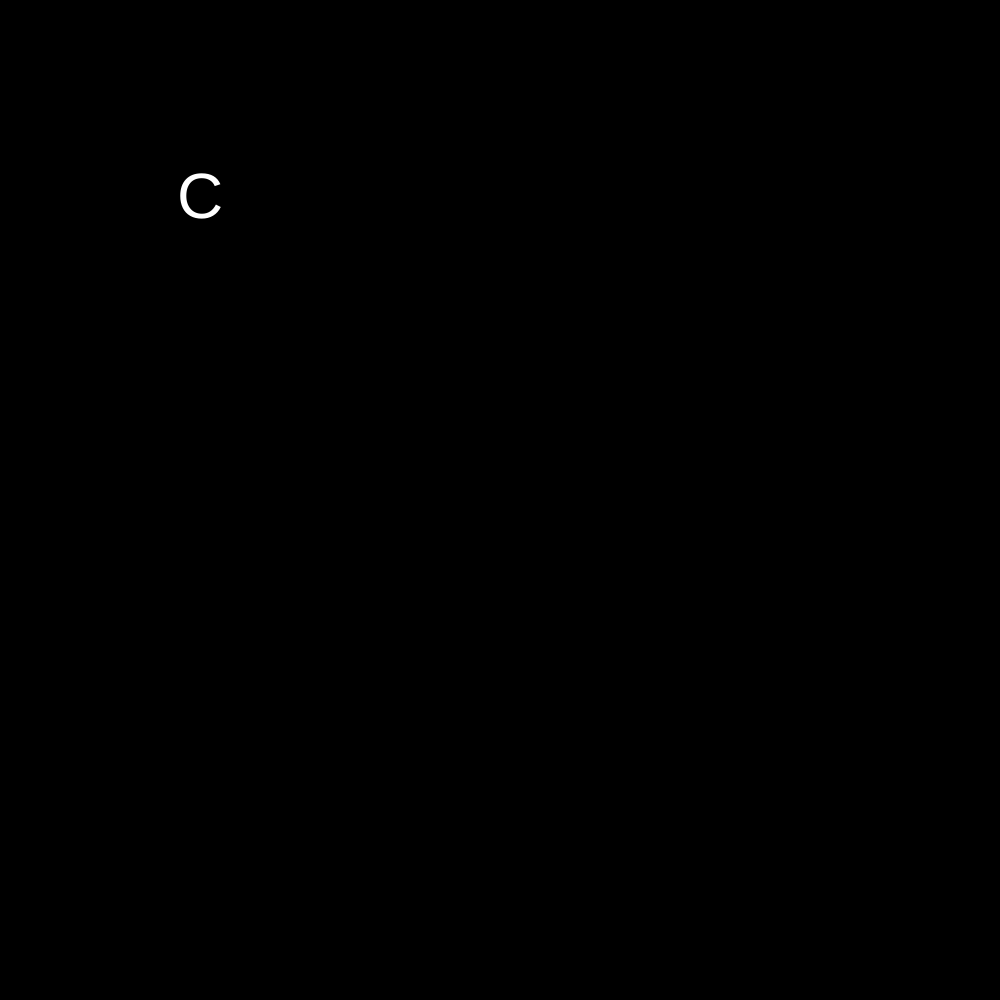
Frame 1 (no input)
Frame 60 (no input): identical to frame 1, image omitted
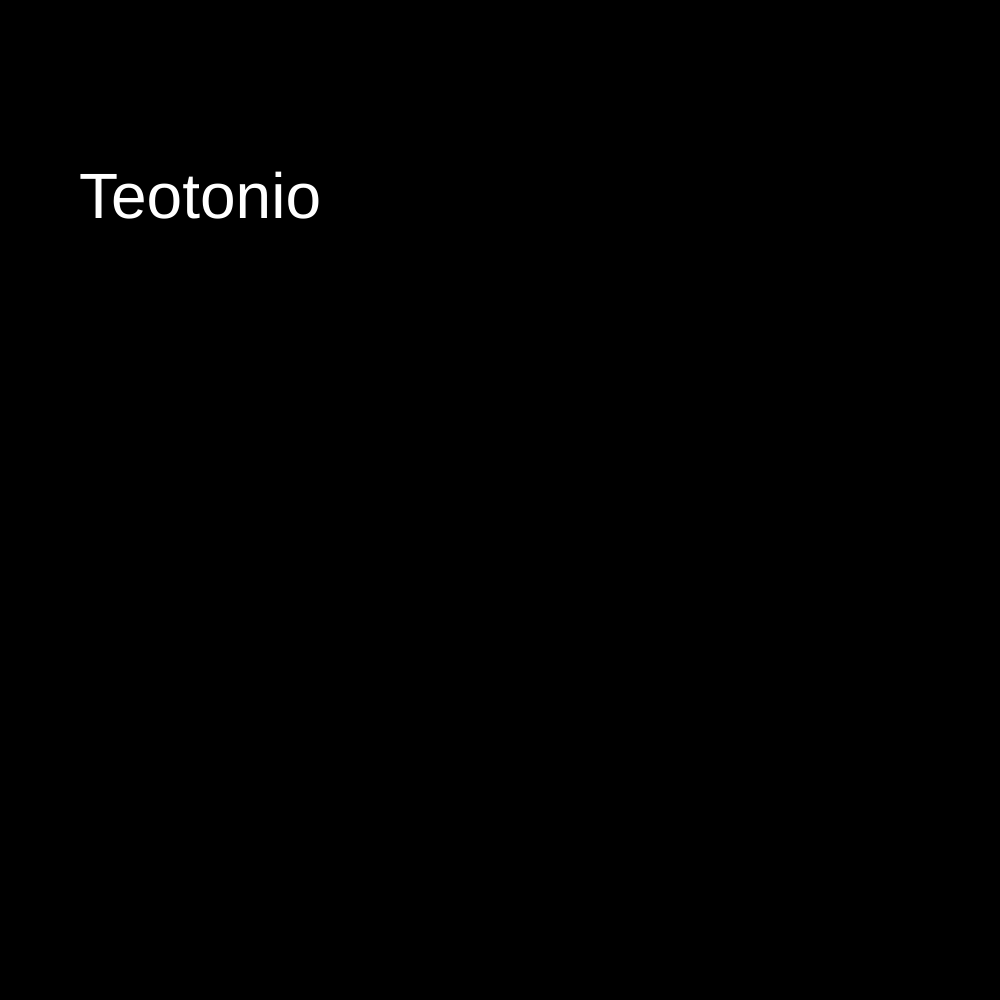
Frame 120 (the mouse pressed at the canvas centre since frame 60)

The p5.js sketch that drew these frames (run headless with seeded random() and noise() and a simulated clock; from frame 60 on, the mouse is pressed at the canvas centre):

// p5.js sketch
// ── sketch.js
function setup() {
    createCanvas(1000, 1000);
  }
  
  function draw() {
    background("black");
    fill("white");
    textSize(64);
    textAlign(CENTER, CENTER);
    
    if(mouseX < 50) {
      let palavra = "C";
      text(palavra, 200, 200);
    } else {
      let palavra = "Teotonio";
      text(palavra, 200, 200);
    }
  }
  
  
